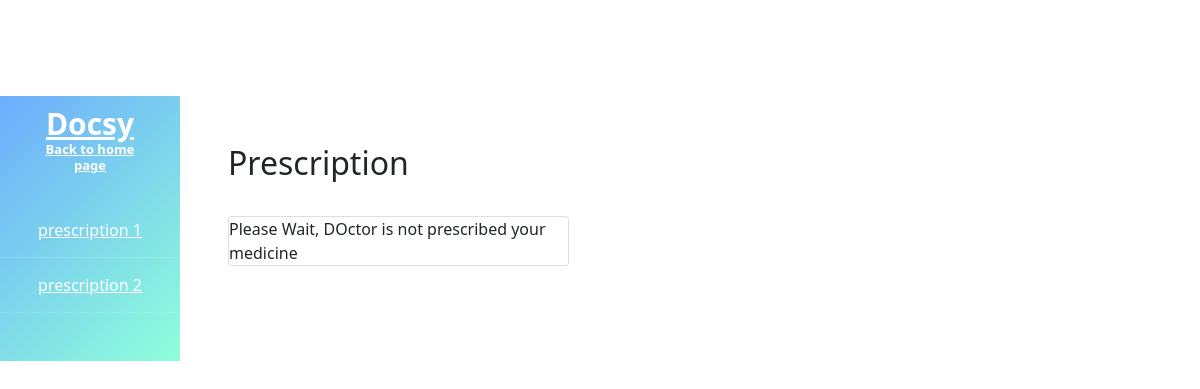
The page /patient/patientprescription/7 (signed in) on the database as committed earlier.
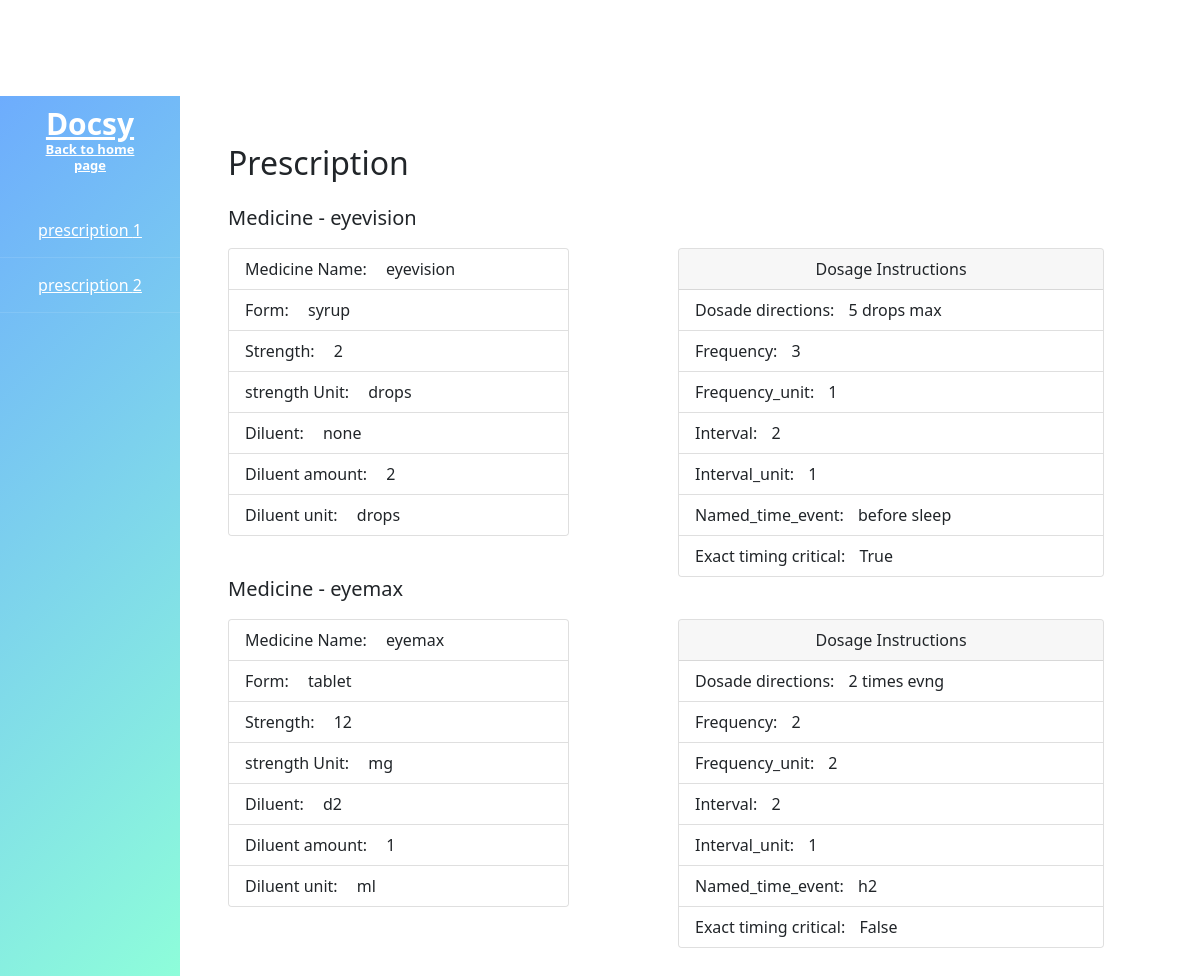
The same page on the database as committed later.
### receptionist/models.py (models this page shows)
class prescription(models.Model):
    patientId = models.ForeignKey(patient,on_delete=models.CASCADE)
    doctorId = models.ForeignKey(doctor,on_delete=models.CASCADE)
    comment = models.TextField()

class medicines(models.Model):
    prescriptionId = models.ForeignKey(prescription,on_delete=models.CASCADE)
    medicine_name = models.TextField()
    form = models.TextField()
    strength = models.IntegerField(default=0)
    strength_unit = models.TextField()
    diluent = models.TextField()
    diluent_amount = models.IntegerField(default=0)
    diluent_unit = models.TextField()
    dosade_directions = models.TextField()
    frequency = models.IntegerField(default=0)
    frequency_unit = models.TextField()
    interval = models.IntegerField(default=0)
    interval_unit = models.TextField()
    named_time_event = models.TextField()
    exact_timing_critical = models.BooleanField()

### patient/views.py (the view)
# urls.py: path('patientprescription/<str:prescription_id>',views.patientprescription,name="patientprescription"),
def patientprescription(request,prescription_id):
    if 'patient_id' in request.session:
        patient_id=request.session['patient_id']
        prescription_data = prescription.objects.all().filter(patientId=patient_id)
        print(prescription_data)
        medicine_data=[]
        m=medicines.objects.filter(prescriptionId=prescription_id)
        if m:
            medicine_data=[]
            medicine_data.append(medicines.objects.filter(prescriptionId=prescription_id))
            return render(request,'patient_prescription.html',{"prescription_data":prescription_data,"medicine_data":medicine_data,"prescription_id":prescription_id})
        else:
            return render(request,'patient_prescription.html',{"prescription_data":prescription_data,"prescription_id":0})

### patient/templates/patient_prescription.html (shortened to what this page needs)
<!doctype html>
<html lang="en">
    <head>
{% load static %}
        <link href="https://cdn.jsdelivr.net/npm/bootstrap@5.0.2/dist/css/bootstrap.min.css" rel="stylesheet">
        <link rel="stylesheet" href="https://stackpath.bootstrapcdn.com/font-awesome/4.7.0/css/font-awesome.min.css">
        <link rel="stylesheet" href=" {% static 'css/prescription.css' %}">
    </head>
    <body>
    <br><br><br><br>
        <div id="main" class="wrapper ">
            <nav id="sidebar" class="order-first .flex-shrink-1 text-center" >
                <div class="">
                    <h1><a href="{% url 'patientHomePage'  %}" class="logo">Docsy<span>Back to home page</span></a></h1>
                    <ul class="list-unstyled components mb-5">
                        {% for i in prescription_data %}
                            <li class="active">
                                <a href="{% url 'patientprescription' i.id %}">prescription {{ forloop.counter }}</a>
                            </li>
                        {% endfor %}
                    </ul>
                </div>
            </nav>
            <div id="content" class="p-10 p-md-5 pt-5 w-100" style="width: 90%;">
                <div class="row" style="width: 100%;">
                    <h2 class="mb-4">Prescription </h2>
                   {% if prescription_id %}
                    {% for j in medicine_data %}
                        {% for k in j %}
                        <h5 >Medicine - {{k.medicine_name}} </h5>
                        <div class="row">
                            <div class="col-lg-6" style="margin-top: 10px;">
                                <div class="card" style="width: 80%;" >
                                    <ul class="list-group list-group-flush">
                                        <li class="list-group-item">Medicine Name: <span style="margin-left: 15px;"> {{k.medicine_name}}</span></li>
                                        <li class="list-group-item">Form: <span style="margin-left: 15px;"> {{k.form}}</span></li>
                                        <li class="list-group-item">Strength: <span style="margin-left: 15px;"> {{k.strength}}</span></li>
                                        <li class="list-group-item">strength Unit: <span style="margin-left: 15px;"> {{k.strength_unit}}</span></li>
                                        <li class="list-group-item">Diluent: <span style="margin-left: 15px;"> {{k.diluent}}</span></li>
                                        <li class="list-group-item">Diluent amount: <span style="margin-left: 15px;"> {{k.diluent_amount}}</span></li>
                                        <li class="list-group-item">Diluent unit: <span style="margin-left: 15px;"> {{k.diluent_unit}}</span></li>
                                    </ul>
                                </div>
                            </div>
                            <div class="col-lg-6" style="margin-top: 10px;">
                                <div class="card" style="width: 100%;">
                                    <div class="card-header text-center">
                                        Dosage Instructions
                                    </div>
                                    <ul class="list-group list-group-flush">
                                        <li class="list-group-item">Dosade directions: <span style="margin-left: 10px;"> {{k.dosade_directions}}</span></li>
                                        <li class="list-group-item">Frequency: <span style="margin-left: 10px;"> {{k.frequency}}</span></li>
                                        <li class="list-group-item">Frequency_unit: <span style="margin-left: 10px;"> {{k.frequency_unit}}</span></li>
                                        <li class="list-group-item">Interval: <span style="margin-left: 10px;"> {{k.interval}}</span></li>
                                        <li class="list-group-item">Interval_unit: <span style="margin-left: 10px;"> {{k.interval_unit}}</span></li>
                                        <li class="list-group-item">Named_time_event: <span style="margin-left: 10px;"> {{k.named_time_event}}</span></li>
                                        <li class="list-group-item">Exact timing critical: <span style="margin-left: 10px;"> {{k.exact_timing_critical}}</span></li>
                                     </ul>
                                </div>
                            </div>
                        </div>
                        {% endfor %}
                    {% endfor %}
                    {% else %}
                    <div class="row">
                        <div class="col-lg-6" style="margin-top: 10px;">
                            <div class="card" style="width: 80%;" >
                                <ul class="list-group list-group-flush">
                                    <li>Please Wait, DOctor is not prescribed your medicine</li>
                                 </ul>
                            </div>
                        </div>
                    {% endif %}
                </div>
            </div>
        </div>
    </body>
</html>

### static/css/prescription.css (style rules this page uses)
* { box-sizing: border-box; overflow-x: hidden; }
.wrapper { width: 100%; display: flex; }
#sidebar { max-width: 300px; color: #fff; min-width: 15%; -webkit-transition: all 0.3s; -o-transition: all 0.3s; transition: all 0.3s; position: relative; z-index: 0; }
#sidebar:after { position: absolute; top: 0; left: 0; right: 0; bottom: 0; content: ''; background: #2f89fc; background: -moz-linear-gradient(-45deg, #2f89fc 0%, #5effc9 100%); background: -webkit-gradient(left top, right bottom, color-stop(0%, #2f89fc), color-stop(100%, #5effc9)); background: -webkit-linear-gradient(-45deg, #2f89fc 0%, #5effc9 100%); background: -o-linear-gradient(-45deg, #2f89fc 0%, #5effc9 100%); background: -ms-linear-gradient(-45deg, #2f89fc 0%, #5effc9 100%); background: -webkit-linear-gradient(315deg, #2f89fc 0%, #5effc9 100%); background: -o-linear-gradient(315deg, #2f89fc 0%, #5effc9 100%); background: linear-gradient(135deg, #2f89fc 0%, #5effc9 100%); filter: progid:DXImageTransform.Microsoft.gradient( startColorstr='#2f89fc', endColorstr='#5effc9', GradientType=1 ); opacity: .7; z-index: -1; }
#sidebar h1 { margin-bottom: 20px; font-weight: 700; font-size: 30px; }
#sidebar h1 .logo { color: #fff; padding: 10px 30px; display: block; }
#sidebar h1 .logo span { font-size: 13px; color: #fff; display: block; }
#sidebar ul.components { padding: 0; }
#sidebar ul li { font-size: 16px; }
#sidebar ul li a { padding: 15px 30px; display: block; color: rgba(255, 255, 255, 0.9); border-bottom: 1px solid rgba(255, 255, 255, 0.1); }
#sidebar ul li.active > a { background: transparent; color: #fff; }
.list-unstyled { padding-left: 0; list-style: none; }
.mb-5, .my-5 { margin-bottom: 3rem !important; }

Rows that differ between the two databases and show on the page:
added medicines: medicine_name "eyevision", form "syrup", strength "2", strength_unit "drops", diluent "none", diluent_amount "2", diluent_unit "drops", dosade_directions "5 drops max", frequency "3", frequency_unit "1", interval "2", interval_unit "1", named_time_event "before sleep", exact_timing_critical "True"
added medicines: medicine_name "eyemax", form "tablet", strength "12", strength_unit "mg", diluent "d2", diluent_amount "1", diluent_unit "ml", dosade_directions "2 times evng", frequency "2", frequency_unit "2", interval "2", interval_unit "1", named_time_event "h2", exact_timing_critical "False"
Other text that changed with them:
text no longer shown: "Please Wait, DOctor is not prescribed your medicine"
